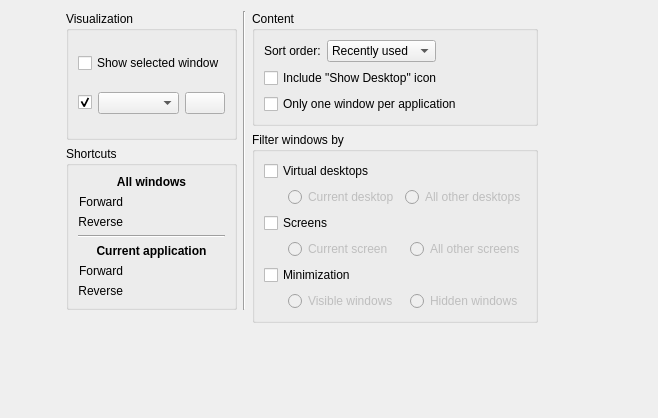
<?xml version="1.0" encoding="UTF-8"?>
<ui version="4.0">
 <class>KWinTabBoxConfigForm</class>
 <widget class="QWidget" name="KWinTabBoxConfigForm">
  <property name="geometry">
   <rect>
    <x>0</x>
    <y>0</y>
    <width>658</width>
    <height>418</height>
   </rect>
  </property>
  <layout class="QHBoxLayout" name="horizontalLayout_2" stretch="1,1,2">
   <item>
    <spacer name="horizontalSpacer_2">
     <property name="orientation">
      <enum>Qt::Horizontal</enum>
     </property>
     <property name="sizeHint" stdset="0">
      <size>
       <width>40</width>
       <height>20</height>
      </size>
     </property>
    </spacer>
   </item>
   <item>
    <layout class="QGridLayout" name="gridLayout_5">
     <item row="0" column="2">
      <widget class="QGroupBox" name="groupBox_3">
       <property name="title">
        <string>Content</string>
       </property>
       <property name="flat">
        <bool>true</bool>
       </property>
       <layout class="QGridLayout" name="gridLayout_2">
        <item row="1" column="0" rowspan="2" colspan="3">
         <widget class="QCheckBox" name="showDesktop">
          <property name="text">
           <string>Include &quot;Show Desktop&quot; icon</string>
          </property>
         </widget>
        </item>
        <item row="0" column="1">
         <widget class="QComboBox" name="switchingModeCombo">
          <property name="sizePolicy">
           <sizepolicy hsizetype="MinimumExpanding" vsizetype="Fixed">
            <horstretch>0</horstretch>
            <verstretch>0</verstretch>
           </sizepolicy>
          </property>
          <item>
           <property name="text">
            <string>Recently used</string>
           </property>
          </item>
          <item>
           <property name="text">
            <string>Stacking order</string>
           </property>
          </item>
         </widget>
        </item>
        <item row="3" column="0" colspan="3">
         <widget class="QCheckBox" name="oneAppWindow">
          <property name="text">
           <string>Only one window per application</string>
          </property>
          <property name="checked">
           <bool>false</bool>
          </property>
         </widget>
        </item>
        <item row="0" column="0">
         <widget class="QLabel" name="label_8">
          <property name="text">
           <string>Sort order:</string>
          </property>
          <property name="buddy">
           <cstring>switchingModeCombo</cstring>
          </property>
         </widget>
        </item>
        <item row="0" column="2">
         <spacer name="horizontalSpacer_4">
          <property name="orientation">
           <enum>Qt::Horizontal</enum>
          </property>
          <property name="sizeHint" stdset="0">
           <size>
            <width>40</width>
            <height>20</height>
           </size>
          </property>
         </spacer>
        </item>
       </layout>
      </widget>
     </item>
     <item row="1" column="2" rowspan="3">
      <widget class="QGroupBox" name="groupBox">
       <property name="title">
        <string>Filter windows by</string>
       </property>
       <property name="flat">
        <bool>true</bool>
       </property>
       <layout class="QVBoxLayout" name="verticalLayout">
        <item>
         <widget class="QCheckBox" name="filterDesktops">
          <property name="text">
           <string>Virtual desktops</string>
          </property>
          <property name="checked">
           <bool>false</bool>
          </property>
         </widget>
        </item>
        <item>
         <widget class="QWidget" name="desktopFilter" native="true">
          <property name="enabled">
           <bool>false</bool>
          </property>
          <layout class="QHBoxLayout" name="horizontalLayout_3">
           <property name="leftMargin">
            <number>0</number>
           </property>
           <property name="topMargin">
            <number>0</number>
           </property>
           <property name="rightMargin">
            <number>0</number>
           </property>
           <property name="bottomMargin">
            <number>0</number>
           </property>
           <item>
            <spacer name="horizontalSpacer_6">
             <property name="orientation">
              <enum>Qt::Horizontal</enum>
             </property>
             <property name="sizeType">
              <enum>QSizePolicy::Fixed</enum>
             </property>
             <property name="sizeHint" stdset="0">
              <size>
               <width>24</width>
               <height>20</height>
              </size>
             </property>
            </spacer>
           </item>
           <item>
            <widget class="QRadioButton" name="currentDesktop">
             <property name="text">
              <string>Current desktop</string>
             </property>
            </widget>
           </item>
           <item>
            <widget class="QRadioButton" name="otherDesktops">
             <property name="text">
              <string>All other desktops</string>
             </property>
            </widget>
           </item>
          </layout>
         </widget>
        </item>
        <item>
         <widget class="QCheckBox" name="filterScreens">
          <property name="text">
           <string>Screens</string>
          </property>
          <property name="checked">
           <bool>false</bool>
          </property>
         </widget>
        </item>
        <item>
         <widget class="QWidget" name="screenFilter" native="true">
          <property name="enabled">
           <bool>false</bool>
          </property>
          <layout class="QHBoxLayout" name="horizontalLayout_7">
           <property name="leftMargin">
            <number>0</number>
           </property>
           <property name="topMargin">
            <number>0</number>
           </property>
           <property name="rightMargin">
            <number>0</number>
           </property>
           <property name="bottomMargin">
            <number>0</number>
           </property>
           <item>
            <spacer name="horizontalSpacer_8">
             <property name="orientation">
              <enum>Qt::Horizontal</enum>
             </property>
             <property name="sizeType">
              <enum>QSizePolicy::Fixed</enum>
             </property>
             <property name="sizeHint" stdset="0">
              <size>
               <width>24</width>
               <height>20</height>
              </size>
             </property>
            </spacer>
           </item>
           <item>
            <widget class="QRadioButton" name="currentScreen">
             <property name="text">
              <string>Current screen</string>
             </property>
            </widget>
           </item>
           <item>
            <widget class="QRadioButton" name="otherScreens">
             <property name="text">
              <string>All other screens</string>
             </property>
            </widget>
           </item>
          </layout>
         </widget>
        </item>
        <item>
         <widget class="QCheckBox" name="filterMinimization">
          <property name="text">
           <string>Minimization</string>
          </property>
          <property name="checked">
           <bool>false</bool>
          </property>
         </widget>
        </item>
        <item>
         <widget class="QWidget" name="minimizationFilter" native="true">
          <property name="enabled">
           <bool>false</bool>
          </property>
          <layout class="QHBoxLayout" name="horizontalLayout_6">
           <property name="leftMargin">
            <number>0</number>
           </property>
           <property name="topMargin">
            <number>0</number>
           </property>
           <property name="rightMargin">
            <number>0</number>
           </property>
           <property name="bottomMargin">
            <number>0</number>
           </property>
           <item>
            <spacer name="horizontalSpacer_9">
             <property name="orientation">
              <enum>Qt::Horizontal</enum>
             </property>
             <property name="sizeType">
              <enum>QSizePolicy::Fixed</enum>
             </property>
             <property name="sizeHint" stdset="0">
              <size>
               <width>24</width>
               <height>20</height>
              </size>
             </property>
            </spacer>
           </item>
           <item>
            <widget class="QRadioButton" name="visibleWindows">
             <property name="text">
              <string>Visible windows</string>
             </property>
            </widget>
           </item>
           <item>
            <widget class="QRadioButton" name="hiddenWindows">
             <property name="text">
              <string>Hidden windows</string>
             </property>
            </widget>
           </item>
          </layout>
         </widget>
        </item>
       </layout>
      </widget>
     </item>
     <item row="3" column="0" rowspan="2">
      <spacer name="verticalSpacer">
       <property name="orientation">
        <enum>Qt::Vertical</enum>
       </property>
       <property name="sizeHint" stdset="0">
        <size>
         <width>20</width>
         <height>40</height>
        </size>
       </property>
      </spacer>
     </item>
     <item row="4" column="2">
      <spacer name="verticalSpacer_2">
       <property name="orientation">
        <enum>Qt::Vertical</enum>
       </property>
       <property name="sizeHint" stdset="0">
        <size>
         <width>20</width>
         <height>40</height>
        </size>
       </property>
      </spacer>
     </item>
     <item row="2" column="0">
      <widget class="QGroupBox" name="groupBox_4">
       <property name="title">
        <string>Shortcuts</string>
       </property>
       <property name="flat">
        <bool>true</bool>
       </property>
       <layout class="QGridLayout" name="gridLayout_4">
        <item row="1" column="0">
         <widget class="QLabel" name="label_3">
          <property name="text">
           <string>Forward</string>
          </property>
          <property name="alignment">
           <set>Qt::AlignRight|Qt::AlignTrailing|Qt::AlignVCenter</set>
          </property>
         </widget>
        </item>
        <item row="3" column="0" colspan="4">
         <widget class="Line" name="line">
          <property name="orientation">
           <enum>Qt::Horizontal</enum>
          </property>
         </widget>
        </item>
        <item row="0" column="0" colspan="4">
         <widget class="QLabel" name="label">
          <property name="font">
           <font>
            <weight>75</weight>
            <bold>true</bold>
           </font>
          </property>
          <property name="text">
           <string>All windows</string>
          </property>
          <property name="alignment">
           <set>Qt::AlignCenter</set>
          </property>
         </widget>
        </item>
        <item row="2" column="0">
         <widget class="QLabel" name="label_4">
          <property name="text">
           <string>Reverse</string>
          </property>
          <property name="alignment">
           <set>Qt::AlignRight|Qt::AlignTrailing|Qt::AlignVCenter</set>
          </property>
         </widget>
        </item>
        <item row="5" column="0">
         <widget class="QLabel" name="label_5">
          <property name="text">
           <string>Forward</string>
          </property>
          <property name="alignment">
           <set>Qt::AlignRight|Qt::AlignTrailing|Qt::AlignVCenter</set>
          </property>
         </widget>
        </item>
        <item row="6" column="0">
         <widget class="QLabel" name="label_6">
          <property name="text">
           <string>Reverse</string>
          </property>
          <property name="alignment">
           <set>Qt::AlignRight|Qt::AlignTrailing|Qt::AlignVCenter</set>
          </property>
         </widget>
        </item>
        <item row="6" column="1" colspan="3">
         <widget class="KKeySequenceWidget" name="scCurrentReverse" native="true"/>
        </item>
        <item row="5" column="1" colspan="3">
         <widget class="KKeySequenceWidget" name="scCurrent" native="true"/>
        </item>
        <item row="4" column="0" colspan="4">
         <widget class="QLabel" name="label_2">
          <property name="font">
           <font>
            <weight>75</weight>
            <bold>true</bold>
           </font>
          </property>
          <property name="text">
           <string>Current application</string>
          </property>
          <property name="alignment">
           <set>Qt::AlignCenter</set>
          </property>
         </widget>
        </item>
        <item row="2" column="1" colspan="3">
         <widget class="KKeySequenceWidget" name="scAllReverse" native="true"/>
        </item>
        <item row="1" column="1" colspan="3">
         <widget class="KKeySequenceWidget" name="scAll" native="true"/>
        </item>
       </layout>
      </widget>
     </item>
     <item row="0" column="0" rowspan="2">
      <widget class="QGroupBox" name="groupBox_2">
       <property name="title">
        <string>Visualization</string>
       </property>
       <property name="flat">
        <bool>true</bool>
       </property>
       <layout class="QGridLayout" name="gridLayout_3">
        <item row="1" column="1">
         <widget class="QWidget" name="widget_6" native="true">
          <layout class="QHBoxLayout" name="horizontalLayout">
           <property name="leftMargin">
            <number>0</number>
           </property>
           <property name="topMargin">
            <number>0</number>
           </property>
           <property name="rightMargin">
            <number>0</number>
           </property>
           <property name="bottomMargin">
            <number>0</number>
           </property>
           <item>
            <widget class="QComboBox" name="effectCombo">
             <property name="sizePolicy">
              <sizepolicy hsizetype="MinimumExpanding" vsizetype="Fixed">
               <horstretch>0</horstretch>
               <verstretch>0</verstretch>
              </sizepolicy>
             </property>
             <property name="toolTip">
              <string>The effect to replace the list window when desktop effects are active.</string>
             </property>
            </widget>
           </item>
           <item>
            <widget class="QPushButton" name="effectConfigButton">
             <property name="sizePolicy">
              <sizepolicy hsizetype="Minimum" vsizetype="Fixed">
               <horstretch>0</horstretch>
               <verstretch>0</verstretch>
              </sizepolicy>
             </property>
            </widget>
           </item>
          </layout>
         </widget>
        </item>
        <item row="1" column="0">
         <widget class="QCheckBox" name="kcfg_ShowTabBox">
          <property name="text">
           <string/>
          </property>
          <property name="checked">
           <bool>true</bool>
          </property>
         </widget>
        </item>
        <item row="0" column="0" colspan="2">
         <widget class="QCheckBox" name="kcfg_HighlightWindows">
          <property name="toolTip">
           <string>The currently selected window will be highlighted by fading out all other windows. This option requires desktop effects to be active.</string>
          </property>
          <property name="text">
           <string>Show selected window</string>
          </property>
         </widget>
        </item>
       </layout>
      </widget>
     </item>
     <item row="0" column="1" rowspan="3">
      <widget class="Line" name="line_2">
       <property name="orientation">
        <enum>Qt::Vertical</enum>
       </property>
      </widget>
     </item>
    </layout>
   </item>
   <item>
    <spacer name="horizontalSpacer">
     <property name="orientation">
      <enum>Qt::Horizontal</enum>
     </property>
     <property name="sizeHint" stdset="0">
      <size>
       <width>40</width>
       <height>20</height>
      </size>
     </property>
    </spacer>
   </item>
  </layout>
 </widget>
 <customwidgets>
  <customwidget>
   <class>KKeySequenceWidget</class>
   <extends>QWidget</extends>
   <header>kkeysequencewidget.h</header>
  </customwidget>
 </customwidgets>
 <tabstops>
  <tabstop>kcfg_HighlightWindows</tabstop>
  <tabstop>kcfg_ShowTabBox</tabstop>
  <tabstop>effectCombo</tabstop>
  <tabstop>effectConfigButton</tabstop>
  <tabstop>switchingModeCombo</tabstop>
  <tabstop>showDesktop</tabstop>
  <tabstop>oneAppWindow</tabstop>
  <tabstop>filterDesktops</tabstop>
  <tabstop>currentDesktop</tabstop>
  <tabstop>otherDesktops</tabstop>
  <tabstop>filterScreens</tabstop>
  <tabstop>currentScreen</tabstop>
  <tabstop>otherScreens</tabstop>
  <tabstop>filterMinimization</tabstop>
  <tabstop>visibleWindows</tabstop>
  <tabstop>hiddenWindows</tabstop>
 </tabstops>
 <resources/>
 <connections>
  <connection>
   <sender>filterDesktops</sender>
   <signal>toggled(bool)</signal>
   <receiver>desktopFilter</receiver>
   <slot>setEnabled(bool)</slot>
   <hints>
    <hint type="sourcelabel">
     <x>541</x>
     <y>172</y>
    </hint>
    <hint type="destinationlabel">
     <x>701</x>
     <y>197</y>
    </hint>
   </hints>
  </connection>
  <connection>
   <sender>filterScreens</sender>
   <signal>toggled(bool)</signal>
   <receiver>screenFilter</receiver>
   <slot>setEnabled(bool)</slot>
   <hints>
    <hint type="sourcelabel">
     <x>555</x>
     <y>272</y>
    </hint>
    <hint type="destinationlabel">
     <x>701</x>
     <y>297</y>
    </hint>
   </hints>
  </connection>
  <connection>
   <sender>filterMinimization</sender>
   <signal>toggled(bool)</signal>
   <receiver>minimizationFilter</receiver>
   <slot>setEnabled(bool)</slot>
   <hints>
    <hint type="sourcelabel">
     <x>558</x>
     <y>322</y>
    </hint>
    <hint type="destinationlabel">
     <x>701</x>
     <y>347</y>
    </hint>
   </hints>
  </connection>
  <connection>
   <sender>kcfg_ShowTabBox</sender>
   <signal>toggled(bool)</signal>
   <receiver>widget_6</receiver>
   <slot>setEnabled(bool)</slot>
   <hints>
    <hint type="sourcelabel">
     <x>164</x>
     <y>125</y>
    </hint>
    <hint type="destinationlabel">
     <x>230</x>
     <y>108</y>
    </hint>
   </hints>
  </connection>
 </connections>
</ui>
